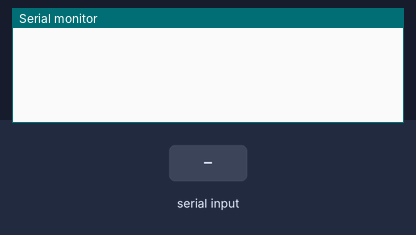
This sketch was run on a simulated Arduino Uno, built with avr-gcc and run on an emulated ATmega328P. Parts: the last lines printed to the serial monitor. Inputs (shaded band) come from the test bench.

Above: at 1.2 s.
1.3 s: "motor go\n" received over Serial
At 2.3 s:
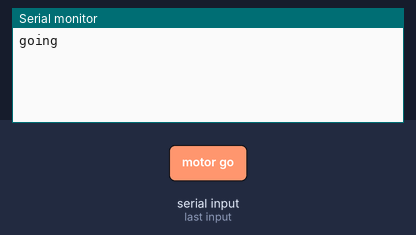
2.8 s: "motor off\n" received over Serial
At 3.5 s:
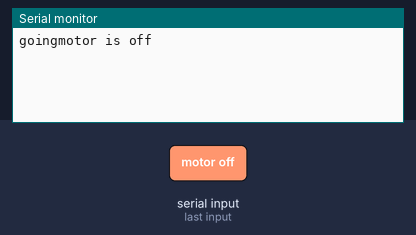

The sketch:

arduino_to_raspberry_pi.ino
```cpp
void setup() {
  // put your setup code here, to run once:
  Serial.begin(9600);
}

void loop() {
  // put your main code here, to run repeatedly:
  if (Serial.available() >0)
  {
    String data = Serial.readStringUntil('\n');
    if (data == "motor go")
    {
      Serial.print("going");
    }
    if (data == "motor off"){
    Serial.print("motor is off");
    }
  }
}
```

Measured:
- after the input at 1.3 s, the serial monitor: prints a new line at once (image 1)
- after the input at 2.8 s, the serial monitor: prints a new line at once (image 2)
